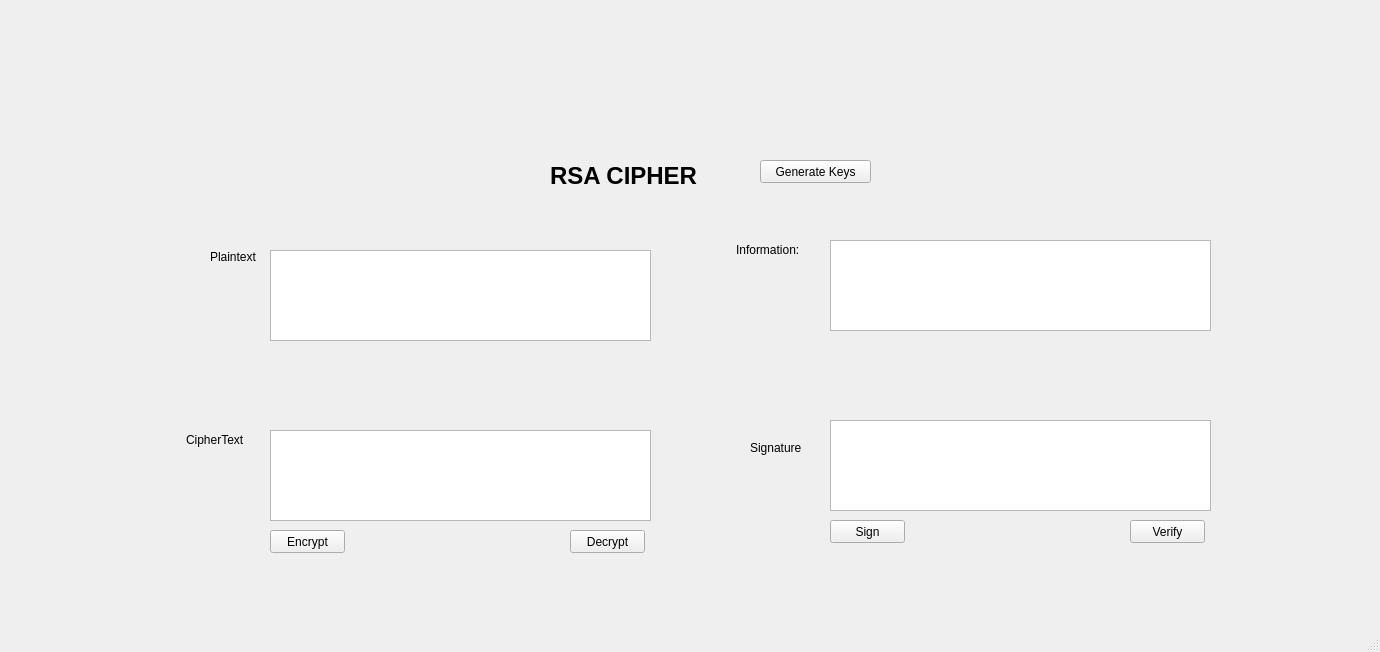
<?xml version="1.0" encoding="UTF-8"?>
<ui version="4.0">
 <class>MainWindow</class>
 <widget class="QMainWindow" name="MainWindow">
  <property name="geometry">
   <rect>
    <x>0</x>
    <y>0</y>
    <width>1380</width>
    <height>652</height>
   </rect>
  </property>
  <property name="windowTitle">
   <string>MainWindow</string>
  </property>
  <widget class="QWidget" name="centralwidget">
   <widget class="QPushButton" name="btn_encrypt">
    <property name="geometry">
     <rect>
      <x>270</x>
      <y>530</y>
      <width>75</width>
      <height>23</height>
     </rect>
    </property>
    <property name="text">
     <string>Encrypt</string>
    </property>
   </widget>
   <widget class="QLabel" name="label_2">
    <property name="geometry">
     <rect>
      <x>210</x>
      <y>250</y>
      <width>47</width>
      <height>13</height>
     </rect>
    </property>
    <property name="text">
     <string>Plaintext</string>
    </property>
   </widget>
   <widget class="QPushButton" name="btn_decrypt">
    <property name="geometry">
     <rect>
      <x>570</x>
      <y>530</y>
      <width>75</width>
      <height>23</height>
     </rect>
    </property>
    <property name="text">
     <string>Decrypt</string>
    </property>
   </widget>
   <widget class="QLabel" name="label">
    <property name="geometry">
     <rect>
      <x>550</x>
      <y>160</y>
      <width>261</width>
      <height>31</height>
     </rect>
    </property>
    <property name="font">
     <font>
      <pointsize>18</pointsize>
      <weight>75</weight>
      <bold>true</bold>
     </font>
    </property>
    <property name="text">
     <string>RSA CIPHER</string>
    </property>
   </widget>
   <widget class="QPlainTextEdit" name="txt_plain_text">
    <property name="geometry">
     <rect>
      <x>270</x>
      <y>250</y>
      <width>381</width>
      <height>91</height>
     </rect>
    </property>
   </widget>
   <widget class="QPlainTextEdit" name="txt_cipher_text">
    <property name="geometry">
     <rect>
      <x>270</x>
      <y>430</y>
      <width>381</width>
      <height>91</height>
     </rect>
    </property>
   </widget>
   <widget class="QLabel" name="label_4">
    <property name="geometry">
     <rect>
      <x>186</x>
      <y>430</y>
      <width>71</width>
      <height>20</height>
     </rect>
    </property>
    <property name="text">
     <string>CipherText</string>
    </property>
   </widget>
   <widget class="QPushButton" name="btn_gen_keys">
    <property name="geometry">
     <rect>
      <x>760</x>
      <y>160</y>
      <width>111</width>
      <height>23</height>
     </rect>
    </property>
    <property name="text">
     <string>Generate Keys</string>
    </property>
   </widget>
   <widget class="QPushButton" name="btn_sign">
    <property name="geometry">
     <rect>
      <x>830</x>
      <y>520</y>
      <width>75</width>
      <height>23</height>
     </rect>
    </property>
    <property name="text">
     <string>Sign</string>
    </property>
   </widget>
   <widget class="QPushButton" name="btn_verify">
    <property name="geometry">
     <rect>
      <x>1130</x>
      <y>520</y>
      <width>75</width>
      <height>23</height>
     </rect>
    </property>
    <property name="text">
     <string>Verify</string>
    </property>
   </widget>
   <widget class="QPlainTextEdit" name="txt_sign">
    <property name="geometry">
     <rect>
      <x>830</x>
      <y>420</y>
      <width>381</width>
      <height>91</height>
     </rect>
    </property>
   </widget>
   <widget class="QLabel" name="label_5">
    <property name="geometry">
     <rect>
      <x>750</x>
      <y>440</y>
      <width>81</width>
      <height>16</height>
     </rect>
    </property>
    <property name="text">
     <string>Signature</string>
    </property>
   </widget>
   <widget class="QLabel" name="label_3">
    <property name="geometry">
     <rect>
      <x>736</x>
      <y>240</y>
      <width>81</width>
      <height>20</height>
     </rect>
    </property>
    <property name="text">
     <string>Information:</string>
    </property>
   </widget>
   <widget class="QPlainTextEdit" name="txt_info">
    <property name="geometry">
     <rect>
      <x>830</x>
      <y>240</y>
      <width>381</width>
      <height>91</height>
     </rect>
    </property>
   </widget>
  </widget>
  <widget class="QMenuBar" name="menubar">
   <property name="geometry">
    <rect>
     <x>0</x>
     <y>0</y>
     <width>1380</width>
     <height>26</height>
    </rect>
   </property>
  </widget>
  <widget class="QStatusBar" name="statusbar"/>
 </widget>
 <resources/>
 <connections/>
</ui>
